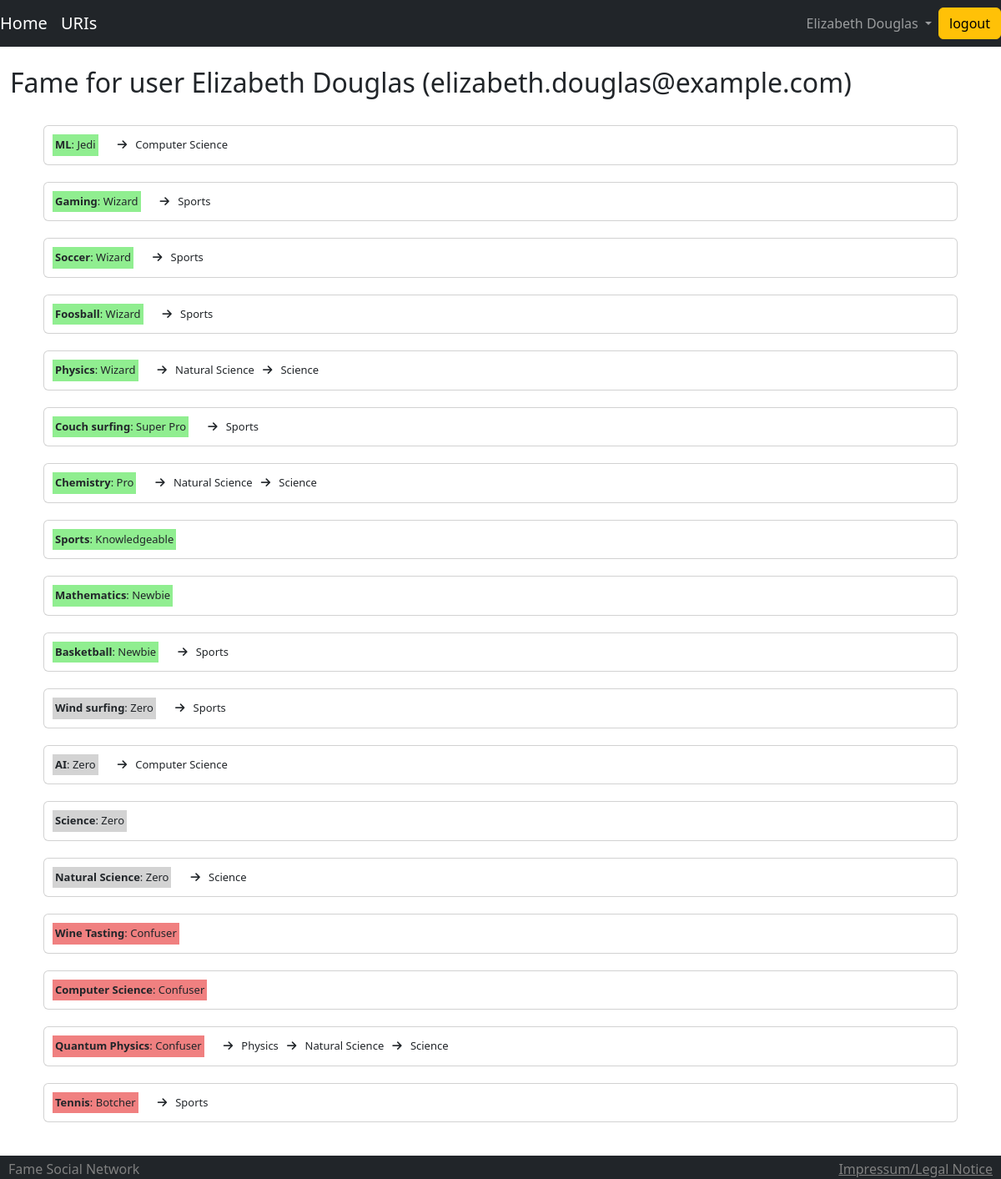
The page /fame/html/fame (signed in) on the database its author committed.
### fame/models.py (models this page shows, shortened)
class FameUsers(AbstractUser):
    email = models.EmailField(unique=True)
    expertise_area = models.ManyToManyField(
        ExpertiseAreas, related_name="fame_of", through="Fame"
    )
    USERNAME_FIELD = "email"
    REQUIRED_FIELDS = []
    class Meta:
        db_table = "fame_users"

class ExpertiseAreas(models.Model):
    label = models.CharField(max_length=255)
    parent_expertise_area = models.ForeignKey(
        "self", on_delete=models.CASCADE, null=True, blank=True
    )
    class Meta:
        unique_together = ("label", "parent_expertise_area")
        db_table = "expertise_areas"

class FameLevels(models.Model):
    name = models.CharField(max_length=42, unique=True)
    numeric_value = models.IntegerField(null=False)
    class Meta:
        db_table = "fame_levels"

### fame/views/html.py (the view)
# urls.py: path("html/fame", fame_list, name="fame_list"),
@require_http_methods(["GET"])
@login_required
def fame_list(request):
    userid = request.GET.get("userid", None)
    user = None
    if userid is None:
        user = _get_social_network_user(request.user)
    else:
        try:
            user = SocialNetworkUsers.objects.get(id=userid)
        except ValueError:
            pass
    user, fame = api.fame(user)
    context = {
        "fame": FameSerializer(fame, many=True).data,
        "user": user if user else "",
    }
    return render(request, "fame.html", context=context)

### fame/serializers.py (called while the page is built)
    def get_parent_expertise_area(self, expertise_area: ExpertiseAreas):
        if expertise_area.parent_expertise_area is None:
            return None
        return ExpertiseAreasSerializer(expertise_area.parent_expertise_area).data

    def get_score(self, fame: Fame):
        return {
            "name": fame.fame_level.name,
            "numeric": fame.fame_level.numeric_value,
        }

### socialnetwork/api.py (called while the page is built)
def _get_social_network_user(user) -> SocialNetworkUsers:
    try:
        user = SocialNetworkUsers.objects.get(id=user.id)
    except SocialNetworkUsers.DoesNotExist:
        raise PermissionError("User does not exist")
    return user

def fame(user: SocialNetworkUsers):
    try:
        user = SocialNetworkUsers.objects.get(id=user.id)
    except SocialNetworkUsers.DoesNotExist:
        raise ValueError("User does not exist")
    return user, Fame.objects.filter(user=user)

### socialnetwork/models.py (called while the page is built)
    def __str__(self):
        return f"{self.first_name} {self.last_name} ({self.email})"

### socialnetwork/templatetags/unnest_json.py (called while the page is built)
def _unnnest_json(textinput):
    ret = textinput["label"]
    if textinput["parent_expertise_area"] is not None:
        ret += (
            " &nbsp; <i class='fa-solid fa-arrow-right'></i> &nbsp; "
            + _unnnest_json(textinput["parent_expertise_area"])
        )
    return ret

@register.filter()
def unnnest_json(textinput):
    s = _unnnest_json(textinput)
    return mark_safe(s)

### fame/templates/fame.html (shortened to what this page needs)
{% extends "base.html" %}
{% load unnest_json %}
{% load static %}
{% load highlight %}
{% block body %}
    <br>
    <h2>Fame for user {{ user }}</h2>
    <br>
    {% for f in fame %}
        <div class="card" style="margin-bottom: 20px; margin-left: 40px; margin-right: 40px;">
            <div class="flex-container">
                {% if f.score.numeric < 0 %}
                    <div class="bullshit"><b>{{ f.expertise_area.label }}</b>: {{ f.score.name }}</div>
                {% elif f.score.numeric > 0 %}
                    <div class="ok"><b>{{ f.expertise_area.label }}</b>: {{ f.score.name }}</div>
                {% else %}
                    <div class="neutral"><b>{{ f.expertise_area.label }}</b>: {{ f.score.name }}</div>
                {% endif %}
                {% if f.expertise_area.parent_expertise_area %}
                    <div><i class='fa-solid fa-arrow-right'></i>
                        &nbsp;&nbsp;{{ f.expertise_area.parent_expertise_area|unnnest_json }}
                    </div>
                {% endif %}
                <br>
            </div>
        </div>
    {% endfor %}
    <br><br>
{% endblock %}

### socialnetwork/templates/base.html (shortened to what this page needs)
{% load static %}
<!doctype html>
<html>
<head>
    <link
            rel="stylesheet"
            href="{% static 'bootstrap.min.css' %}"
    />
    <link
            rel="stylesheet"
            type="text/css"
            href="{% static 'bootstrap-icons.css' %}"
    />
    <link
            rel="stylesheet"
            href="{% static 'fa/css/all.min.css' %}"
    />
    <link rel="stylesheet" href="{% static 'main.css' %}"/>
</head>
<body class="d-flex flex-column min-vh-100">
<div class="body-content">
    <header>
        <nav class="navbar navbar-expand-md navbar-dark bg-dark">
            <ul class="navbar-nav">
                {% if user.is_authenticated %}
                    <li class="nav-item active">
                        <a class="navbar-brand" href="{% url 'sn:timeline' %}">Home</a>
                    </li>
                    <li class="nav-item active">
                        <a class="navbar-brand" href="{% url 'home' %}">URIs</a>
                    </li>
                {% endif %}
            </ul>
            <ul class="navbar-nav ms-auto">
                <li class="nav-item dropdown">
                    <a class="nav-link dropdown-toggle" href="#" role="button" data-bs-toggle="dropdown"
                       aria-expanded="false" data-testid="navbar_user_section">
                        {% if user.is_authenticated %}
                            <span>{{ request.user.first_name }} {{ request.user.last_name }}</span>
                        {% else %}
                            <span>Not logged in</span>
                        {% endif %}
                    </a>
            </ul>
            {% if user.is_authenticated %}
                <form method="post" action="{% url 'logout' %}">
                    <button type="submit" class="btn btn-warning">logout</button>
                </form>
            {% endif %}
        </nav>
    </header>
    <div id="wrap">
        <div class="container-fluid" id="main">
            {% block body %} {% endblock %}
        </div>
    </div>
    <footer
            class="page-footer fixed-bottom font-small bg-dark pt-1"
            style="color: gray"
    >
        <div style="display: flex; justify-content: space-between">
            <div style="margin-left: 10px; margin-right: 10px">Fame Social Network</div>
            <div style="margin-right: 10px">
                <a
                        style="color: gray"
                        href="https://www.uni-saarland.de/en/legal-notice.html"
                        data-testid="footer_impressum"
                >Impressum/Legal Notice</a>
            </div>
        </div>
    </footer>
</div>
</body>
</html>

### assets/main.css (style rules this page uses)
html { overflow-y: scroll; height: 100%; width: 100%; }
body { height: 100%; width: 100%; }
.flex-container { display: flex; }
.flex-container > div { margin: 10px; padding: 3px; font-size: 13px; }
.bullshit { background-color: lightcoral; }
.ok { background-color: lightgreen; }
.neutral { background-color: lightgray; }

### rows shown on the page
FameUsers: user.first_name "Elizabeth", user.last_name "Douglas", first_name+last_name+email "Elizabeth Douglas (elizabeth.douglas@example.com)"
ExpertiseAreas: expertise_area.label "ML", score.name "Jedi", expertise_area.parent_expertise_area|unnnest_json "Computer Science", expertise_area.label "AI", score.name "Zero", expertise_area.label "Computer Science"
ExpertiseAreas: expertise_area.label "Gaming", score.name "Wizard", expertise_area.parent_expertise_area|unnnest_json "Sports", expertise_area.label "Soccer", expertise_area.label "Foosball", expertise_area.label "Couch surfing", score.name "Super Pro", expertise_area.label "Sports", expertise_area.label "Basketball", score.name "Newbie", expertise_area.label "Wind surfing", score.name "Zero", expertise_area.label "Tennis", score.name "Botcher"
ExpertiseAreas: expertise_area.label "Physics"
FameLevels: score.name "Wizard"
ExpertiseAreas: expertise_area.label "Chemistry"
FameLevels: score.name "Pro"
FameLevels: score.name "Knowledgeable"
ExpertiseAreas: expertise_area.label "Mathematics"
FameLevels: score.name "Newbie"
ExpertiseAreas: expertise_area.label "Science", expertise_area.label "Natural Science", score.name "Zero", expertise_area.parent_expertise_area|unnnest_json "Science"
FameLevels: score.name "Zero"
ExpertiseAreas: expertise_area.label "Wine Tasting"
FameLevels: score.name "Confuser" "Confuser" "Confuser"
ExpertiseAreas: expertise_area.label "Quantum Physics"

### other values the page prints
{{ f.expertise_area.parent_expertise_area|unnnest_json }} "Natural Science Science" "Natural Science Science" "Physics Natural Science Science"
